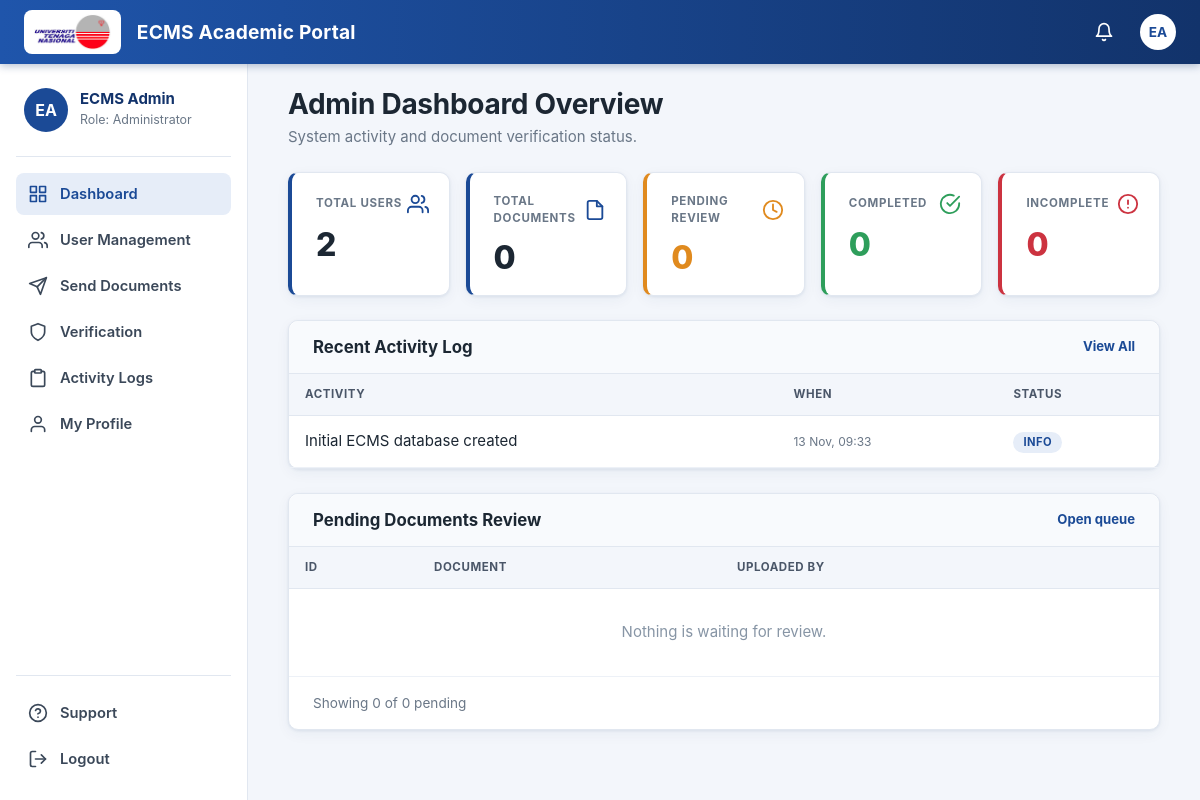
/Private_Dashboard/dashboard.php (signed in), run on the app's committed database.
### tables this page shows
CREATE TABLE activity_logs (
  log_id INT AUTO_INCREMENT PRIMARY KEY,
  user_id INT NULL,
  action_type VARCHAR(80) NOT NULL,
  target_id VARCHAR(255),
  description TEXT,
  ip_address VARCHAR(45),
  created_at DATETIME DEFAULT CURRENT_TIMESTAMP,
  FOREIGN KEY (user_id) REFERENCES users(user_id) ON DELETE SET NULL,
  INDEX idx_logs_action (action_type)
);

### Private_Dashboard/dashboard.php (the view, shortened to what this page needs)
<?php
require_once __DIR__ . '/../common.php';
$counts = ['Pending' => 0, 'Complete' => 0, 'Incomplete' => 0];
$totalDocs  = array_sum($counts);
$totalUsers = (int)db_one($conn, 'SELECT COUNT(*) c FROM users')['c'];
$logs = db_all($conn, 'SELECT l.action_type, l.target_id, l.description, l.created_at, u.full_name
                         FROM activity_logs l LEFT JOIN users u ON l.user_id = u.user_id ORDER BY l.log_id DESC LIMIT 6');
$queue = db_all($conn, "SELECT d.document_id, COALESCE(NULLIF(d.title,''), d.original_filename) AS name, d.category, d.needs_more, u.full_name
                          FROM documents d JOIN users u ON d.uploaded_by = u.user_id
                         WHERE d.document_status = 'Pending' ORDER BY d.uploaded_at ASC LIMIT 5");
page_header('Admin Dashboard');
$cards = [
  ['Total Users',     $totalUsers,           'users',  'users.php',                               ''],
  ['Total Documents', $totalDocs,            'file',   'verify_documents.php?status=All',         ''],
  ['Pending Review',  $counts['Pending'],    'clock',  'verify_documents.php?status=Pending',     'warn'],
  ['Completed',       $counts['Complete'],   'check',  'verify_documents.php?status=Complete',    'ok'],
  ['Incomplete',      $counts['Incomplete'], 'alert',  'verify_documents.php?status=Incomplete',  'bad'],
];
?>
<div class="stats">
<?php foreach ($cards as [$label, $n, $ico, $href, $cls]): ?>
  <a class="stat <?= h($cls) ?>" href="<?= h($href) ?>"><div class="top"><span class="lbl"><?= h($label) ?></span><?= icon($ico, 22) ?></div><div class="num"><?= (int)$n ?></div></a>
<?php endforeach; ?>
</div>
<div class="grid-2">
  <div class="card"><div class="card-head"><h2>Recent Activity Log</h2><a class="link-sm" href="activity_logs.php">View All</a></div>
    <div class="table-responsive"><table class="tbl"><thead><tr><th>Activity</th><th>When</th><th>Status</th></tr></thead><tbody>
    <?php foreach ($logs as $r): $tone = log_tone($r['action_type']); ?>
      <tr><td><?= h(log_sentence($r)) ?></td><td class="text-nowrap"><small><?= h(date('d M, H:i', strtotime((string)$r['created_at']))) ?></small></td>
          <td><span class="pill <?= h($tone) ?>"><?= $tone === 'alert' ? 'Alert' : ($tone === 'ok' ? 'Success' : ($tone === 'warn' ? 'Notice' : 'Info')) ?></span></td></tr>
    <?php endforeach; if (!$logs): ?><tr><td colspan="3" class="empty">No activity recorded yet.</td></tr><?php endif; ?>
    </tbody></table></div></div>
  <div class="card"><div class="card-head"><h2>Pending Documents Review</h2><a class="link-sm" href="verify_documents.php?status=Pending">Open queue</a></div>
    <div class="table-responsive"><table class="tbl"><thead><tr><th>ID</th><th>Document</th><th>Uploaded by</th><th></th></tr></thead><tbody>
    <?php foreach ($queue as $r): ?>
      <tr><td class="text-nowrap">#DOC-<?= (int)$r['document_id'] ?></td>
          <td><?= h($r['name']) ?><?= (int)$r['needs_more'] === 1 ? '<br><small class="text-warning">Awaiting additional files</small>' : '' ?></td>
          <td><?= h($r['full_name']) ?></td>
          <td class="text-right"><a class="btn btn-sm btn-primary" href="verify_documents.php?status=Pending&amp;id=<?= (int)$r['document_id'] ?>">Review</a></td></tr>
    <?php endforeach; if (!$queue): ?><tr><td colspan="4" class="empty">Nothing is waiting for review.</td></tr><?php endif; ?>
    </tbody></table></div>
    <div class="foot-row"><span>Showing <?= count($queue) ?> of <?= (int)$counts['Pending'] ?> pending</span></div></div>
</div>

### css/ecms.css (style rules this page uses)
:root { --blue:#1b4a96;--blue-dark:#12336b;--blue-soft:#e6edf8;--ink:#1c2733;--muted:#6a7787;--line:#e1e7f0;--bg:#f3f6fb; --green:#2e9e5b;--green-soft:#e3f5ea;--amber:#e08a1e;--amber-soft:#fdf0dc;--red:#cc3340;--red-soft:#fbe6e8;--shadow:0 1px 3px rgba(18,51,107,.08),0 4px 14px rgba(18,51,107,.05) }
html { scroll-behavior:smooth }
body.ecms { background:var(--bg);color:var(--ink);font-family:Inter,-apple-system,BlinkMacSystemFont,"Segoe UI",Roboto,Helvetica,Arial,sans-serif;font-size:15px;line-height:1.5 }
.card { border:1px solid var(--line);border-radius:10px;box-shadow:var(--shadow);background:#fff }
.card-head { display:flex;align-items:center;justify-content:space-between;padding:16px 24px;border-bottom:1px solid var(--line);background:#f8fafd;border-radius:10px 10px 0 0 }
.card-head h2 { font-size:1.05rem;font-weight:700;margin:0 }
.link-sm { font-size:.82rem;font-weight:700;color:var(--blue) }
.stats { display:grid;grid-template-columns:repeat(auto-fit,minmax(150px,1fr));gap:16px;margin-bottom:24px }
.stat { display:block;position:relative;padding:20px 20px 20px 24px;border:1px solid var(--line);border-left:4px solid var(--blue);border-radius:10px;background:#fff;box-shadow:var(--shadow);color:inherit!important;text-decoration:none!important;transition:transform .15s,box-shadow .15s }
.stat .top { display:flex;align-items:center;justify-content:space-between;margin-bottom:12px;color:var(--blue) }
.stat .lbl { font-size:.72rem;font-weight:700;letter-spacing:.06em;text-transform:uppercase;color:var(--muted) }
.stat .num { font-size:2rem;font-weight:800;line-height:1.1 }
.stat.warn { border-left-color:var(--amber) }
.stat.warn .top,.stat.warn .num { color:var(--amber) }
.stat.ok { border-left-color:var(--green) }
.stat.ok .top,.stat.ok .num { color:var(--green) }
.stat.bad { border-left-color:var(--red) }
.stat.bad .top,.stat.bad .num { color:var(--red) }
.grid-2 { display:grid;grid-template-columns:1fr 1fr;gap:24px;margin-bottom:24px }
.tbl { width:100%;border-collapse:collapse;margin:0 }
.tbl th { background:#f3f6fb;color:#4a5668;font-size:.72rem;font-weight:700;text-transform:uppercase;letter-spacing:.05em;padding:12px 16px;border-bottom:1px solid var(--line);text-align:left;white-space:nowrap }
.tbl td { padding:14px 16px;border-bottom:1px solid #edf1f7;vertical-align:middle }
.tbl small { color:var(--muted) }
.pill { display:inline-block;padding:2px 10px;border-radius:12px;font-size:.7rem;font-weight:700;letter-spacing:.04em;text-transform:uppercase }
.pill.info { background:var(--blue-soft);color:var(--blue) }
.empty { color:#8795a5;text-align:center;padding:32px 16px!important }
.foot-row { display:flex;align-items:center;justify-content:space-between;padding:16px 24px;flex-wrap:wrap;gap:12px;color:var(--muted);font-size:.85rem }
@media (max-width:1280px) { .grid-2,.grid-main { grid-template-columns:1fr } }
.grid-2>.card,.grid-main>* { min-width:0 }
.tbl td { overflow-wrap:anywhere;word-break:normal }
.table-responsive { overflow-x:auto }

### data on the page
activity_logs: description "Initial ECMS database created", created_at "13 Nov, 09:33", action_type "INFO"

### other printed values
initials($name) "EA"
$name "ECMS Admin"
$label "Dashboard"
$label "User Management"
$label "Send Documents"
$label "Verification"
$label "Activity Logs"
$label "My Profile"
$title "Admin Dashboard Overview"
$subtitle "System activity and document verification status."
$label "TOTAL USERS"
$n "2"
$label "TOTAL DOCUMENTS"
$n "0"
$label "PENDING REVIEW"
